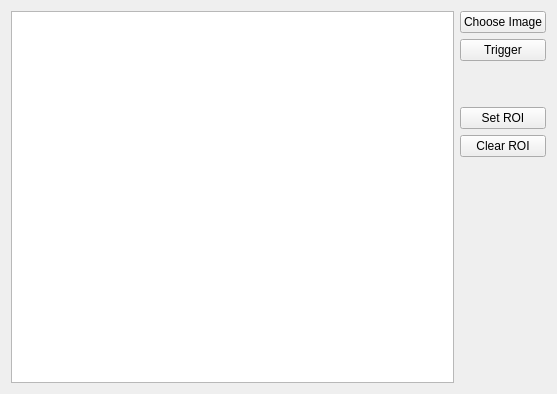
<?xml version="1.0" encoding="UTF-8"?>
<ui version="4.0">
 <class>FormPatternCropImage</class>
 <widget class="QWidget" name="FormPatternCropImage">
  <property name="geometry">
   <rect>
    <x>0</x>
    <y>0</y>
    <width>557</width>
    <height>394</height>
   </rect>
  </property>
  <property name="windowTitle">
   <string>Form</string>
  </property>
  <layout class="QHBoxLayout" name="horizontalLayout">
   <item>
    <widget class="ImageWidget" name="graphics_view"/>
   </item>
   <item>
    <layout class="QVBoxLayout" name="verticalLayout">
     <item>
      <widget class="QPushButton" name="btn_choose_image">
       <property name="text">
        <string>Choose Image</string>
       </property>
      </widget>
     </item>
     <item>
      <widget class="QPushButton" name="btn_trigger">
       <property name="text">
        <string>Trigger</string>
       </property>
      </widget>
     </item>
     <item>
      <spacer name="verticalSpacer_2">
       <property name="orientation">
        <enum>Qt::Orientation::Vertical</enum>
       </property>
       <property name="sizeType">
        <enum>QSizePolicy::Policy::Fixed</enum>
       </property>
       <property name="sizeHint" stdset="0">
        <size>
         <width>20</width>
         <height>40</height>
        </size>
       </property>
      </spacer>
     </item>
     <item>
      <widget class="QPushButton" name="btn_set_roi">
       <property name="text">
        <string>Set ROI</string>
       </property>
      </widget>
     </item>
     <item>
      <widget class="QPushButton" name="btn_clear_roi">
       <property name="text">
        <string>Clear ROI</string>
       </property>
      </widget>
     </item>
     <item>
      <spacer name="verticalSpacer">
       <property name="orientation">
        <enum>Qt::Orientation::Vertical</enum>
       </property>
       <property name="sizeHint" stdset="0">
        <size>
         <width>20</width>
         <height>40</height>
        </size>
       </property>
      </spacer>
     </item>
    </layout>
   </item>
  </layout>
 </widget>
 <customwidgets>
  <customwidget>
   <class>ImageWidget</class>
   <extends>QGraphicsView</extends>
   <header location="global">custom_widget/image_widget.h</header>
  </customwidget>
 </customwidgets>
 <resources/>
 <connections/>
</ui>
